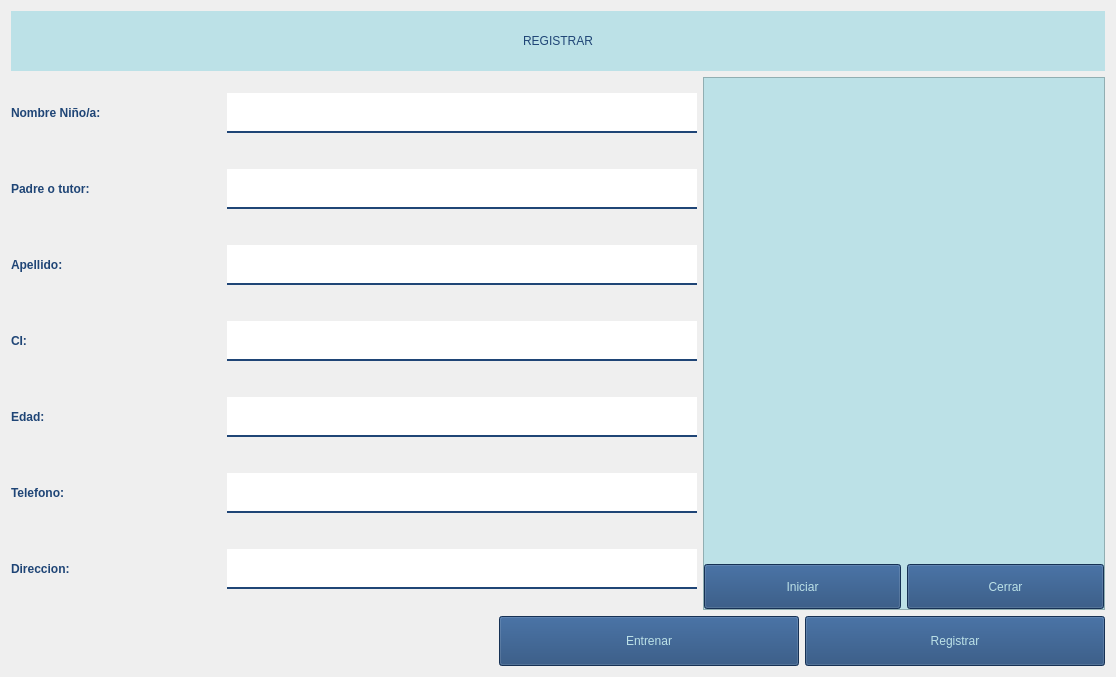
                         <widget class="QWidget" name="pagRegistrar_2">
                          <property name="styleSheet">
                           <string notr="true">font: 77 15pt &quot;Bahnschrift SemiBold&quot;;</string>
                          </property>
                          <layout class="QVBoxLayout" name="verticalLayout_10">
                           <item>
                            <widget class="QLabel" name="label_6">
                             <property name="minimumSize">
                              <size>
                               <width>0</width>
                               <height>60</height>
                              </size>
                             </property>
                             <property name="maximumSize">
                              <size>
                               <width>16777215</width>
                               <height>70</height>
                              </size>
                             </property>
                             <property name="styleSheet">
                              <string notr="true">font: 75 25pt &quot;Times New Roman&quot;;
color: rgb(31, 69,118);
background-color: rgb(188,225,231);

</string>
                             </property>
                             <property name="text">
                              <string>REGISTRAR</string>
                             </property>
                             <property name="alignment">
                              <set>Qt::AlignCenter</set>
                             </property>
                            </widget>
                           </item>
                           <item>
                            <layout class="QHBoxLayout" name="horizontalLayout_6">
                             <item>
                              <layout class="QVBoxLayout" name="verticalLayout_21">
                               <property name="spacing">
                                <number>20</number>
                               </property>
                               <item>
                                <widget class="QLabel" name="txtregi_ninio_2">
                                 <property name="minimumSize">
                                  <size>
                                   <width>210</width>
                                   <height>40</height>
                                  </size>
                                 </property>
                                 <property name="maximumSize">
                                  <size>
                                   <width>210</width>
                                   <height>40</height>
                                  </size>
                                 </property>
                                 <property name="styleSheet">
                                  <string notr="true">
color: rgb(31, 69,118);
font: 18pt &quot;Times New Roman&quot;;</string>
                                 </property>
                                 <property name="text">
                                  <string>&lt;html&gt;&lt;head/&gt;&lt;body&gt;&lt;p&gt;&lt;span style=&quot; font-weight:600;&quot;&gt;Nombre Niño/a: &lt;/span&gt;&lt;/p&gt;&lt;/body&gt;&lt;/html&gt;</string>
                                 </property>
                                </widget>
                               </item>
                               <item>
                                <widget class="QLabel" name="txtregi_padre_2">
                                 <property name="minimumSize">
                                  <size>
                                   <width>210</width>
                                   <height>40</height>
                                  </size>
                                 </property>
                                 <property name="maximumSize">
                                  <size>
                                   <width>210</width>
                                   <height>40</height>
                                  </size>
                                 </property>
                                 <property name="styleSheet">
                                  <string notr="true">color: rgb(31, 69,118);
font: 18pt &quot;Times New Roman&quot;;</string>
                                 </property>
                                 <property name="text">
                                  <string>&lt;html&gt;&lt;head/&gt;&lt;body&gt;&lt;p&gt;&lt;span style=&quot; font-weight:600;&quot;&gt;Padre o tutor:&lt;/span&gt;&lt;/p&gt;&lt;/body&gt;&lt;/html&gt;</string>
                                 </property>
                                </widget>
                               </item>
                               <item>
                                <widget class="QLabel" name="txtregi_apellido_2">
                                 <property name="minimumSize">
                                  <size>
                                   <width>210</width>
                                   <height>40</height>
                                  </size>
                                 </property>
                                 <property name="maximumSize">
                                  <size>
                                   <width>210</width>
                                   <height>40</height>
                                  </size>
                                 </property>
                                 <property name="styleSheet">
                                  <string notr="true">color: rgb(31, 69,118);
font: 18pt &quot;Times New Roman&quot;;
</string>
                                 </property>
                                 <property name="text">
                                  <string>&lt;html&gt;&lt;head/&gt;&lt;body&gt;&lt;p&gt;&lt;span style=&quot; font-weight:600;&quot;&gt;Apellido:&lt;/span&gt;&lt;/p&gt;&lt;/body&gt;&lt;/html&gt;</string>
                                 </property>
                                </widget>
                               </item>
                               <item>
                                <widget class="QLabel" name="txtregi_CI_2">
                                 <property name="minimumSize">
                                  <size>
                                   <width>210</width>
                                   <height>40</height>
                                  </size>
                                 </property>
                                 <property name="maximumSize">
                                  <size>
                                   <width>210</width>
                                   <height>40</height>
                                  </size>
                                 </property>
                                 <property name="styleSheet">
                                  <string notr="true">color: rgb(31, 69,118);
font: 18pt &quot;Times New Roman&quot;;</string>
                                 </property>
                                 <property name="text">
                                  <string>&lt;html&gt;&lt;head/&gt;&lt;body&gt;&lt;p&gt;&lt;span style=&quot; font-weight:600;&quot;&gt;CI:&lt;/span&gt;&lt;/p&gt;&lt;/body&gt;&lt;/html&gt;</string>
                                 </property>
                                </widget>
                               </item>
                               <item>
                                <widget class="QLabel" name="txtregi_edad_2">
                                 <property name="minimumSize">
                                  <size>
                                   <width>210</width>
                                   <height>40</height>
                                  </size>
                                 </property>
                                 <property name="maximumSize">
                                  <size>
                                   <width>210</width>
                                   <height>40</height>
                                  </size>
                                 </property>
                                 <property name="styleSheet">
                                  <string notr="true">color: rgb(31, 69,118);
font: 18pt &quot;Times New Roman&quot;;
</string>
                                 </property>
                                 <property name="text">
                                  <string>&lt;html&gt;&lt;head/&gt;&lt;body&gt;&lt;p&gt;&lt;span style=&quot; font-weight:600;&quot;&gt;Edad:&lt;/span&gt;&lt;/p&gt;&lt;/body&gt;&lt;/html&gt;</string>
                                 </property>
                                </widget>
                               </item>
                               <item>
                                <widget class="QLabel" name="txtregi_telefono_2">
                                 <property name="minimumSize">
                                  <size>
                                   <width>210</width>
                                   <height>40</height>
                                  </size>
                                 </property>
                                 <property name="maximumSize">
                                  <size>
                                   <width>210</width>
                                   <height>40</height>
                                  </size>
                                 </property>
                                 <property name="styleSheet">
                                  <string notr="true">color: rgb(31, 69,118);
font: 18pt &quot;Times New Roman&quot;;</string>
                                 </property>
                                 <property name="text">
                                  <string>&lt;html&gt;&lt;head/&gt;&lt;body&gt;&lt;p&gt;&lt;span style=&quot; font-weight:600;&quot;&gt;Telefono:&lt;/span&gt;&lt;/p&gt;&lt;/body&gt;&lt;/html&gt;</string>
                                 </property>
                                </widget>
                               </item>
                               <item>
                                <widget class="QLabel" name="txtregi_direccion_2">
                                 <property name="minimumSize">
                                  <size>
                                   <width>210</width>
                                   <height>40</height>
                                  </size>
                                 </property>
                                 <property name="maximumSize">
                                  <size>
                                   <width>210</width>
                                   <height>40</height>
                                  </size>
                                 </property>
                                 <property name="styleSheet">
                                  <string notr="true">color: rgb(31, 69,118);
font: 18pt &quot;Times New Roman&quot;;</string>
                                 </property>
                                 <property name="text">
                                  <string>&lt;html&gt;&lt;head/&gt;&lt;body&gt;&lt;p&gt;&lt;span style=&quot; font-weight:600;&quot;&gt;Direccion:&lt;/span&gt;&lt;/p&gt;&lt;/body&gt;&lt;/html&gt;</string>
                                 </property>
                                </widget>
                               </item>
                              </layout>
                             </item>
                             <item>
                              <layout class="QVBoxLayout" name="verticalLayout_22">
                               <property name="spacing">
                                <number>20</number>
                               </property>
                               <property name="rightMargin">
                                <number>0</number>
                               </property>
                               <item>
                                <widget class="QLineEdit" name="regi_ninio_2">
                                 <property name="minimumSize">
                                  <size>
                                   <width>470</width>
                                   <height>40</height>
                                  </size>
                                 </property>
                                 <property name="maximumSize">
                                  <size>
                                   <width>470</width>
                                   <height>40</height>
                                  </size>
                                 </property>
                                 <property name="styleSheet">
                                  <string notr="true">QLineEdit{
border:0px;
color: rgb(31, 69,118);
border-bottom:2px solid rgb(31, 69,118);
fond:75 12pt &quot;Times New Roman&quot;;
}
</string>
                                 </property>
                                </widget>
                               </item>
                               <item>
                                <widget class="QLineEdit" name="regi_padre_2">
                                 <property name="minimumSize">
                                  <size>
                                   <width>470</width>
                                   <height>40</height>
                                  </size>
                                 </property>
                                 <property name="maximumSize">
                                  <size>
                                   <width>470</width>
                                   <height>40</height>
                                  </size>
                                 </property>
                                 <property name="styleSheet">
                                  <string notr="true">QLineEdit{
border:0px;
color: rgb(31, 69,118);
border-bottom:2px solid rgb(31, 69,118);
fond:75 12pt &quot;Times New Roman&quot;;
}
</string>
                                 </property>
                                </widget>
                               </item>
                               <item>
                                <widget class="QLineEdit" name="regi_apellido_2">
                                 <property name="minimumSize">
                                  <size>
                                   <width>470</width>
                                   <height>40</height>
                                  </size>
                                 </property>
                                 <property name="maximumSize">
                                  <size>
                                   <width>470</width>
                                   <height>40</height>
                                  </size>
                                 </property>
                                 <property name="styleSheet">
                                  <string notr="true">QLineEdit{
border:0px;
color: rgb(31, 69,118);
border-bottom:2px solid rgb(31, 69,118);
fond:75 12pt &quot;Times New Roman&quot;;
}
</string>
                                 </property>
                                </widget>
                               </item>
                               <item>
                                <widget class="QLineEdit" name="regi_CI_2">
                                 <property name="minimumSize">
                                  <size>
                                   <width>470</width>
                                   <height>40</height>
                                  </size>
                                 </property>
                                 <property name="maximumSize">
                                  <size>
                                   <width>470</width>
                                   <height>40</height>
                                  </size>
                                 </property>
                                 <property name="styleSheet">
                                  <string notr="true">QLineEdit{
border:0px;
color: rgb(31, 69,118);
border-bottom:2px solid rgb(31, 69,118);
fond:75 12pt &quot;Times New Roman&quot;;
}</string>
                                 </property>
                                </widget>
                               </item>
                               <item>
                                <widget class="QLineEdit" name="regi_edad_2">
                                 <property name="minimumSize">
                                  <size>
                                   <width>470</width>
                                   <height>40</height>
                                  </size>
                                 </property>
                                 <property name="maximumSize">
                                  <size>
                                   <width>470</width>
                                   <height>40</height>
                                  </size>
                                 </property>
                                 <property name="styleSheet">
                                  <string notr="true">QLineEdit{
border:0px;
color: rgb(31, 69,118);
border-bottom:2px solid rgb(31, 69,118);
fond:75 12pt &quot;Times New Roman&quot;;
}
</string>
                                 </property>
                                </widget>
                               </item>
                               <item>
                                <widget class="QLineEdit" name="regi_telefono_2">
                                 <property name="minimumSize">
                                  <size>
                                   <width>470</width>
                                   <height>40</height>
                                  </size>
                                 </property>
                                 <property name="maximumSize">
                                  <size>
                                   <width>470</width>
                                   <height>40</height>
                                  </size>
                                 </property>
                                 <property name="styleSheet">
                                  <string notr="true">QLineEdit{
border:0px;
color: rgb(31, 69,118);
border-bottom:2px solid rgb(31, 69,118);
fond:75 12pt &quot;Times New Roman&quot;;
}
</string>
                                 </property>
                                </widget>
                               </item>
                               <item>
                                <widget class="QLineEdit" name="regi_direccion_2">
                                 <property name="minimumSize">
                                  <size>
                                   <width>470</width>
                                   <height>40</height>
                                  </size>
                                 </property>
                                 <property name="maximumSize">
                                  <size>
                                   <width>470</width>
                                   <height>40</height>
                                  </size>
                                 </property>
                                 <property name="styleSheet">
                                  <string notr="true">QLineEdit{
border:0px;
color: rgb(31, 69,118);
border-bottom:2px solid rgb(31, 69,118);
fond:75 12pt &quot;Times New Roman&quot;;
}</string>
                                 </property>
                                </widget>
                               </item>
                              </layout>
                             </item>
                             <item>
                              <widget class="QFrame" name="frame_4">
                               <property name="minimumSize">
                                <size>
                                 <width>0</width>
                                 <height>0</height>
                                </size>
                               </property>
                               <property name="maximumSize">
                                <size>
                                 <width>16777215</width>
                                 <height>16777215</height>
                                </size>
                               </property>
                               <property name="styleSheet">
                                <string notr="true">background-color: rgb(188,225,231);
</string>
                               </property>
                               <property name="frameShape">
                                <enum>QFrame::StyledPanel</enum>
                               </property>
                               <property name="frameShadow">
                                <enum>QFrame::Raised</enum>
                               </property>
                               <layout class="QHBoxLayout" name="horizontalLayout_20">
                                <property name="leftMargin">
                                 <number>0</number>
                                </property>
                                <property name="topMargin">
                                 <number>0</number>
                                </property>
                                <property name="rightMargin">
                                 <number>0</number>
                                </property>
                                <property name="bottomMargin">
                                 <number>0</number>
                                </property>
                                <item>
                                 <layout class="QVBoxLayout" name="verticalLayout_9">
                                  <item>
                                   <spacer name="verticalSpacer_2">
                                    <property name="orientation">
                                     <enum>Qt::Vertical</enum>
                                    </property>
                                    <property name="sizeHint" stdset="0">
                                     <size>
                                      <width>20</width>
                                      <height>40</height>
                                     </size>
                                    </property>
                                   </spacer>
                                  </item>
                                  <item>
                                   <widget class="QLabel" name="label_7">
                                    <property name="minimumSize">
                                     <size>
                                      <width>400</width>
                                      <height>400</height>
                                     </size>
                                    </property>
                                    <property name="maximumSize">
                                     <size>
                                      <width>400</width>
                                      <height>400</height>
                                     </size>
                                    </property>
                                    <property name="text">
                                     <string/>
                                    </property>
                                    <property name="scaledContents">
                                     <bool>true</bool>
                                    </property>
                                   </widget>
                                  </item>
                                  <item>
                                   <spacer name="verticalSpacer">
                                    <property name="orientation">
                                     <enum>Qt::Vertical</enum>
                                    </property>
                                    <property name="sizeHint" stdset="0">
                                     <size>
                                      <width>20</width>
                                      <height>40</height>
                                     </size>
                                    </property>
                                   </spacer>
                                  </item>
                                  <item>
                                   <layout class="QHBoxLayout" name="horizontalLayout_3">
                                    <item>
                                     <widget class="QPushButton" name="pushButton_3">
                                      <property name="sizePolicy">
                                       <sizepolicy hsizetype="Ignored" vsizetype="Fixed">
                                        <horstretch>0</horstretch>
                                        <verstretch>0</verstretch>
                                       </sizepolicy>
                                      </property>
                                      <property name="minimumSize">
                                       <size>
                                        <width>0</width>
                                        <height>45</height>
                                       </size>
                                      </property>
                                      <property name="maximumSize">
                                       <size>
                                        <width>16777215</width>
                                        <height>45</height>
                                       </size>
                                      </property>
                                      <property name="styleSheet">
                                       <string notr="true">background-color: rgb(31, 69,118);
color: rgb(188,225,231);

font: 15pt&quot;Kristen ITC&quot;;</string>
                                      </property>
                                      <property name="text">
                                       <string>Iniciar</string>
                                      </property>
                                     </widget>
                                    </item>
                                    <item>
                                     <widget class="QPushButton" name="pushButton_2">
                                      <property name="sizePolicy">
                                       <sizepolicy hsizetype="Ignored" vsizetype="Fixed">
                                        <horstretch>0</horstretch>
                                        <verstretch>0</verstretch>
                                       </sizepolicy>
                                      </property>
                                      <property name="minimumSize">
                                       <size>
                                        <width>0</width>
                                        <height>45</height>
                                       </size>
                                      </property>
                                      <property name="maximumSize">
                                       <size>
                                        <width>16777215</width>
                                        <height>45</height>
                                       </size>
                                      </property>
                                      <property name="styleSheet">
                                       <string notr="true">background-color: rgb(31, 69,118);
color: rgb(188,225,231);

font: 15pt&quot;Kristen ITC&quot;;</string>
                                      </property>
                                      <property name="text">
                                       <string>Cerrar</string>
                                      </property>
                                     </widget>
                                    </item>
                                   </layout>
                                  </item>
                                 </layout>
                                </item>
                               </layout>
                              </widget>
                             </item>
                            </layout>
                           </item>
                           <item>
                            <layout class="QHBoxLayout" name="horizontalLayout_5">
                             <item>
                              <widget class="QLabel" name="regi_signal_2">
                               <property name="sizePolicy">
                                <sizepolicy hsizetype="Preferred" vsizetype="Preferred">
                                 <horstretch>200</horstretch>
                                 <verstretch>40</verstretch>
                                </sizepolicy>
                               </property>
                               <property name="minimumSize">
                                <size>
                                 <width>400</width>
                                 <height>40</height>
                                </size>
                               </property>
                               <property name="maximumSize">
                                <size>
                                 <width>400</width>
                                 <height>40</height>
                                </size>
                               </property>
                               <property name="styleSheet">
                                <string notr="true">
font: 14pt &quot;MS Reference Sans Serif&quot;;
color: rgb(75,134,178);</string>
                               </property>
                               <property name="text">
                                <string/>
                               </property>
                              </widget>
                             </item>
                             <item>
                              <spacer name="horizontalSpacer_14">
                               <property name="orientation">
                                <enum>Qt::Horizontal</enum>
                               </property>
                               <property name="sizeHint" stdset="0">
                                <size>
                                 <width>40</width>
                                 <height>20</height>
                                </size>
                               </property>
                              </spacer>
                             </item>
                             <item>
                              <widget class="QPushButton" name="bt_regi_3">
                               <property name="sizePolicy">
                                <sizepolicy hsizetype="Preferred" vsizetype="Fixed">
                                 <horstretch>0</horstretch>
                                 <verstretch>0</verstretch>
                                </sizepolicy>
                               </property>
                               <property name="minimumSize">
                                <size>
                                 <width>300</width>
                                 <height>50</height>
                                </size>
                               </property>
                               <property name="maximumSize">
                                <size>
                                 <width>300</width>
                                 <height>50</height>
                                </size>
                               </property>
                               <property name="styleSheet">
                                <string notr="true">background-color: rgb(31, 69,118);
color: rgb(188,225,231);

font: 15pt&quot;Kristen ITC&quot;;</string>
                               </property>
                               <property name="text">
                                <string>Entrenar</string>
                               </property>
                              </widget>
                             </item>
                             <item>
                              <widget class="QPushButton" name="bt_regi_2">
                               <property name="sizePolicy">
                                <sizepolicy hsizetype="Preferred" vsizetype="Fixed">
                                 <horstretch>0</horstretch>
                                 <verstretch>0</verstretch>
                                </sizepolicy>
                               </property>
                               <property name="minimumSize">
                                <size>
                                 <width>300</width>
                                 <height>50</height>
                                </size>
                               </property>
                               <property name="maximumSize">
                                <size>
                                 <width>300</width>
                                 <height>50</height>
                                </size>
                               </property>
                               <property name="styleSheet">
                                <string notr="true">background-color: rgb(31, 69,118);
color: rgb(188,225,231);

font: 15pt&quot;Kristen ITC&quot;;</string>
                               </property>
                               <property name="text">
                                <string>Registrar</string>
                               </property>
                              </widget>
                             </item>
                            </layout>
                           </item>
                          </layout>
                         </widget>
